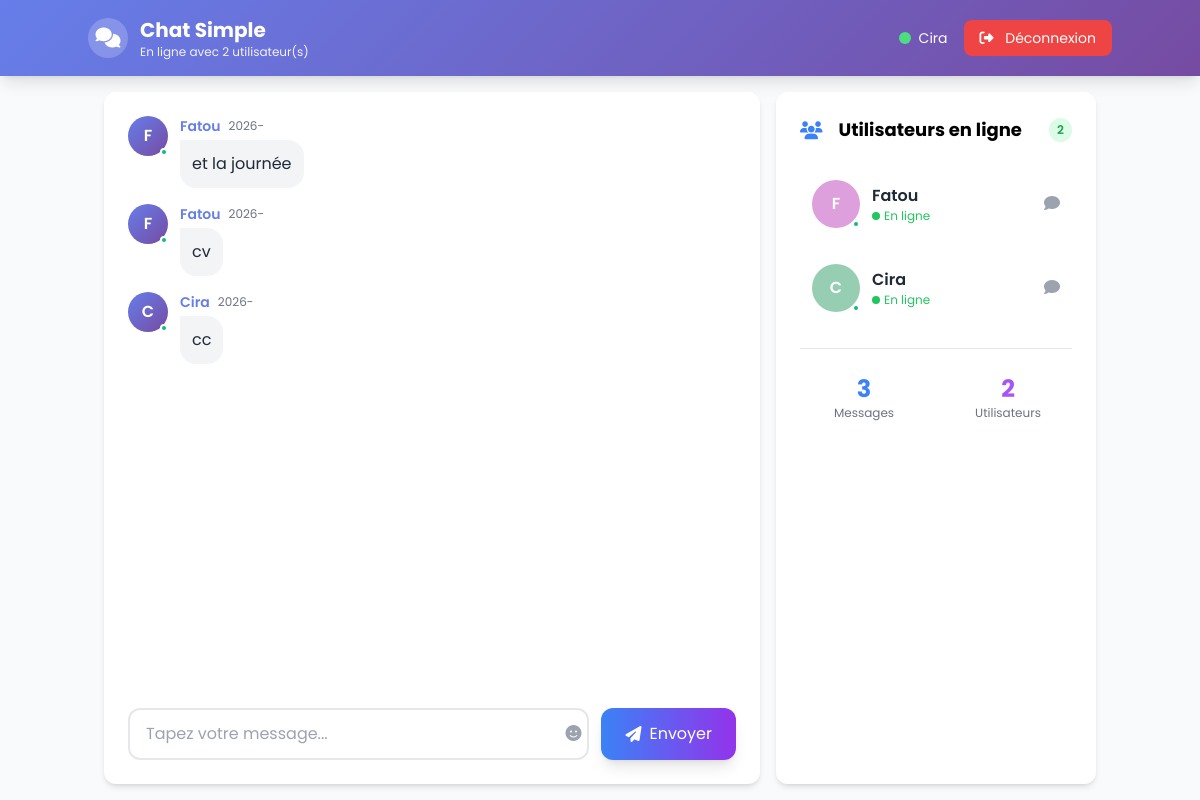
Page / (signed in) on the earlier database version.
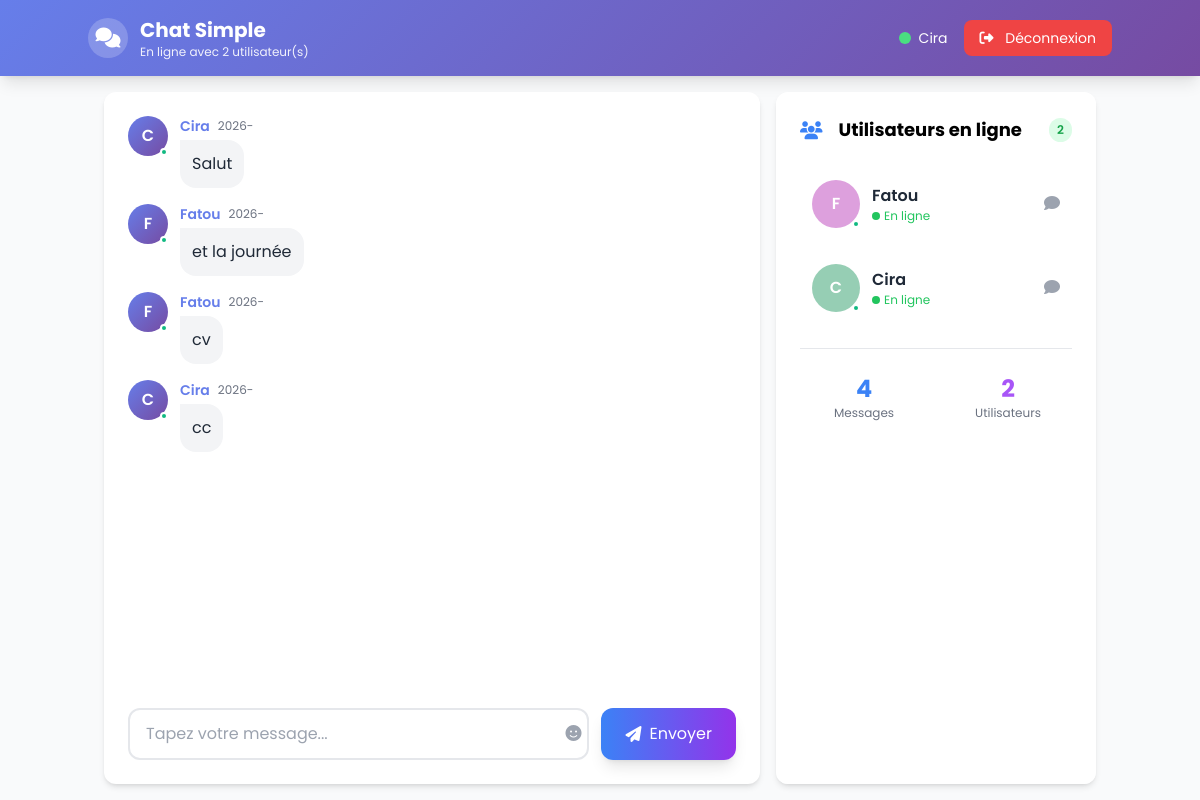
Same page on the later database version.
### tables this page shows
CREATE TABLE messages (
            id INTEGER PRIMARY KEY AUTOINCREMENT,
            username TEXT NOT NULL,
            message TEXT NOT NULL,
            timestamp TIMESTAMP DEFAULT CURRENT_TIMESTAMP,
            room TEXT DEFAULT 'general'
        );

### app.py (the view)
@app.route('/')
def index():
    if 'username' not in session:
        return render_template('login.html')
    conn = get_db_connection()
    cursor = conn.cursor()
    cursor.execute('SELECT * FROM messages ORDER BY timestamp DESC LIMIT 50')
    messages = cursor.fetchall()
    cursor.execute('SELECT * FROM users ORDER BY joined_at DESC')
    users = cursor.fetchall()
    conn.close()
    return render_template('chat_new.html', messages=messages, users=users)

### app.py (called while the page is built)
def get_db_connection():
    return sqlite3.connect('chat.db')

### templates/chat_new.html (shortened to what this page needs)
<!DOCTYPE html>
<html lang="fr">
<head>
    <script src="https://cdn.tailwindcss.com"></script>
    <link rel="stylesheet" href="https://cdnjs.cloudflare.com/ajax/libs/font-awesome/6.4.0/css/all.min.css">
</head>
<body class="bg-gray-50 h-screen flex flex-col">
    <header class="gradient-header text-white p-4 shadow-lg">
        <div class="container mx-auto flex justify-between items-center">
            <div class="flex items-center space-x-3">
                <div class="w-10 h-10 bg-white/20 rounded-full flex items-center justify-center">
                    <i class="fas fa-comments text-white text-xl"></i>
                </div>
                <div>
                    <h1 class="text-xl font-bold">Chat Simple</h1>
                    <p class="text-xs opacity-90">En ligne avec {{ users|length }} utilisateur(s)</p>
                </div>
            </div>
            <div class="flex items-center space-x-4">
                <div class="flex items-center space-x-2">
                    <div class="w-3 h-3 bg-green-400 rounded-full animate-pulse"></div>
                    <span class="text-sm">{{ session.username }}</span>
                </div>
                <a href="/logout" class="bg-red-500 hover:bg-red-600 px-4 py-2 rounded-lg text-sm transition-colors">
                    <i class="fas fa-sign-out-alt mr-2"></i>
                    <span>Déconnexion</span>
                </a>
            </div>
        </div>
    </header>
    <main class="flex-1 container mx-auto p-4 flex gap-4 h-full">
        <div class="flex-1 bg-white rounded-xl shadow-md p-6 flex flex-col">
            <div class="flex-1 overflow-y-auto mb-4 space-y-4" id="messages">
                {% for message in messages %}
                <div class="message-bubble flex items-start space-x-3">
                    <div class="flex-shrink-0 relative">
                        <div class="w-10 h-10 rounded-full flex items-center justify-center user-avatar text-white font-semibold">
                            {{ message[1][0].upper() }}
                        </div>
                        <div class="online-indicator"></div>
                    </div>
                    <div class="flex-1">
                        <div class="flex items-center space-x-2 mb-1">
                            {% set user_color = '#667eea' %}
                            {% for user in users %}
                                {% if user[1] == message[1] %}
                                    {% set user_color = user[2] %}
                                {% endif %}
                            {% endfor %}
                            <span class="font-semibold text-sm" style="color: {{ user_color }}">
                                {{ message[1] }}
                            </span>
                            <span class="text-xs text-gray-500">{{ message[3][:5] }}</span>
                        </div>
                        <div class="bg-gray-100 rounded-2xl rounded-tl-none p-3 inline-block max-w-md">
                            <p class="text-gray-800">{{ message[2] }}</p>
                        </div>
                    </div>
                </div>
                {% endfor %}
            </div>
            <form id="messageForm" class="flex gap-3">
                <div class="flex-1 relative">
                    <input type="text"
                           id="messageInput"
                           placeholder="Tapez votre message..."
                           class="w-full px-4 py-3 pr-12 border-2 border-gray-200 rounded-xl focus:outline-none focus:border-blue-500 focus:ring-2 focus:ring-blue-200 message-input transition-all duration-300"
                           maxlength="500">
                    <button type="button" class="absolute right-2 top-1/2 transform -translate-y-1/2 text-gray-400 hover:text-gray-600 transition-colors">
                        <i class="fas fa-smile"></i>
                    </button>
                </div>
                <button type="submit"
                        class="bg-gradient-to-r from-blue-500 to-purple-600 text-white px-6 py-3 rounded-xl hover:from-blue-600 hover:to-purple-700 transition-all duration-300 transform hover:scale-105 shadow-lg flex items-center space-x-2">
                    <i class="fas fa-paper-plane"></i>
                    <span>Envoyer</span>
                </button>
            </form>
        </div>
        <div class="w-80 glass-effect rounded-xl shadow-md p-6">
            <div class="flex items-center justify-between mb-6">
                <h2 class="font-bold text-lg flex items-center space-x-2">
                    <i class="fas fa-users text-blue-500 mr-2"></i>
                    <span>Utilisateurs en ligne</span>
                </h2>
                <span class="bg-green-100 text-green-600 px-2 py-1 rounded-full text-xs font-semibold">
                    {{ users|length }}
                </span>
            </div>
            <div id="usersList" class="space-y-3">
            </div>
            <div class="mt-6 pt-6 border-t border-gray-200">
                <div class="grid grid-cols-2 gap-4">
                    <div class="text-center">
                        <div class="text-2xl font-bold text-blue-500">{{ messages|length }}</div>
                        <div class="text-xs text-gray-500">Messages</div>
                    </div>
                    <div class="text-center">
                        <div class="text-2xl font-bold text-purple-500">{{ users|length }}</div>
                        <div class="text-xs text-gray-500">Utilisateurs</div>
                    </div>
                </div>
            </div>
        </div>
    </main>
</body>
</html>

### templates/chat_new.html (style rules this page uses)
body { font-family: 'Poppins', sans-serif; }
.gradient-header { background: linear-gradient(135deg, #667eea 0%, #764ba2 100%); }
.message-bubble { animation: slideIn 0.3s ease-out; }
.user-avatar { background: linear-gradient(135deg, #667eea 0%, #764ba2 100%); }
.online-indicator { width: 8px; height: 8px; background: #10b981; border-radius: 50%; border: 2px solid white; position: absolute; bottom: 0; right: 0; }
.glass-effect { background: rgba(255, 255, 255, 0.95); backdrop-filter: blur(10px); }

Differences in the rows shown:
added messages: username "C", username "Cira", timestamp "2026-", message "Salut"
Other differences:
{{ messages|length }}: "3" → "4"
